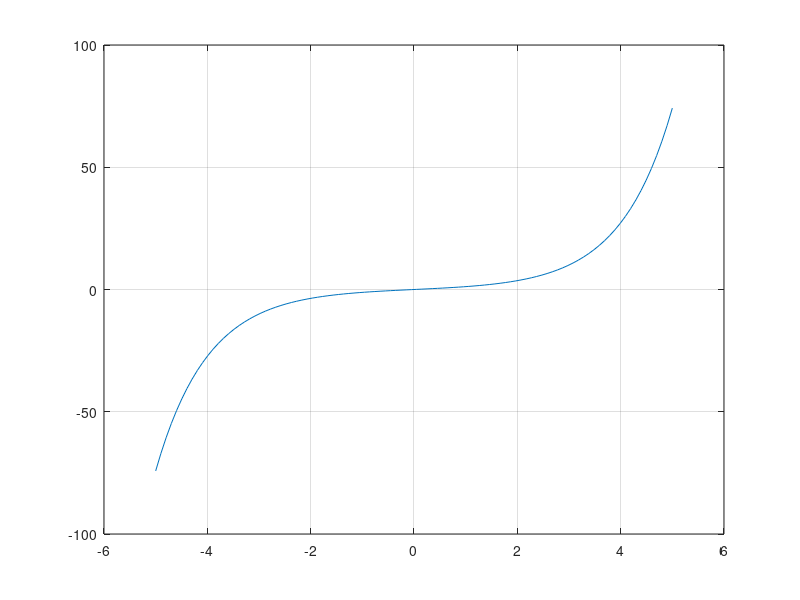

The MATLAB script that drew this image:
% Regression test function (black box) for sinh
% This function is autogenerated by helpgen.py
function bbtest_success = bbtest_mathfunctions_sinh
  bbtest_success = 1;
NumErrors = 0;
try
  x = linspace(-5,5);
catch
  NumErrors = NumErrors + 1;
end
try
  plot(x,sinh(x)); grid('on');
catch
  NumErrors = NumErrors + 1;
end
try
  mprint('sinhplot');
catch
  NumErrors = NumErrors + 1;
end
if (NumErrors ~= 0) bbtest_success = 0; return; end
